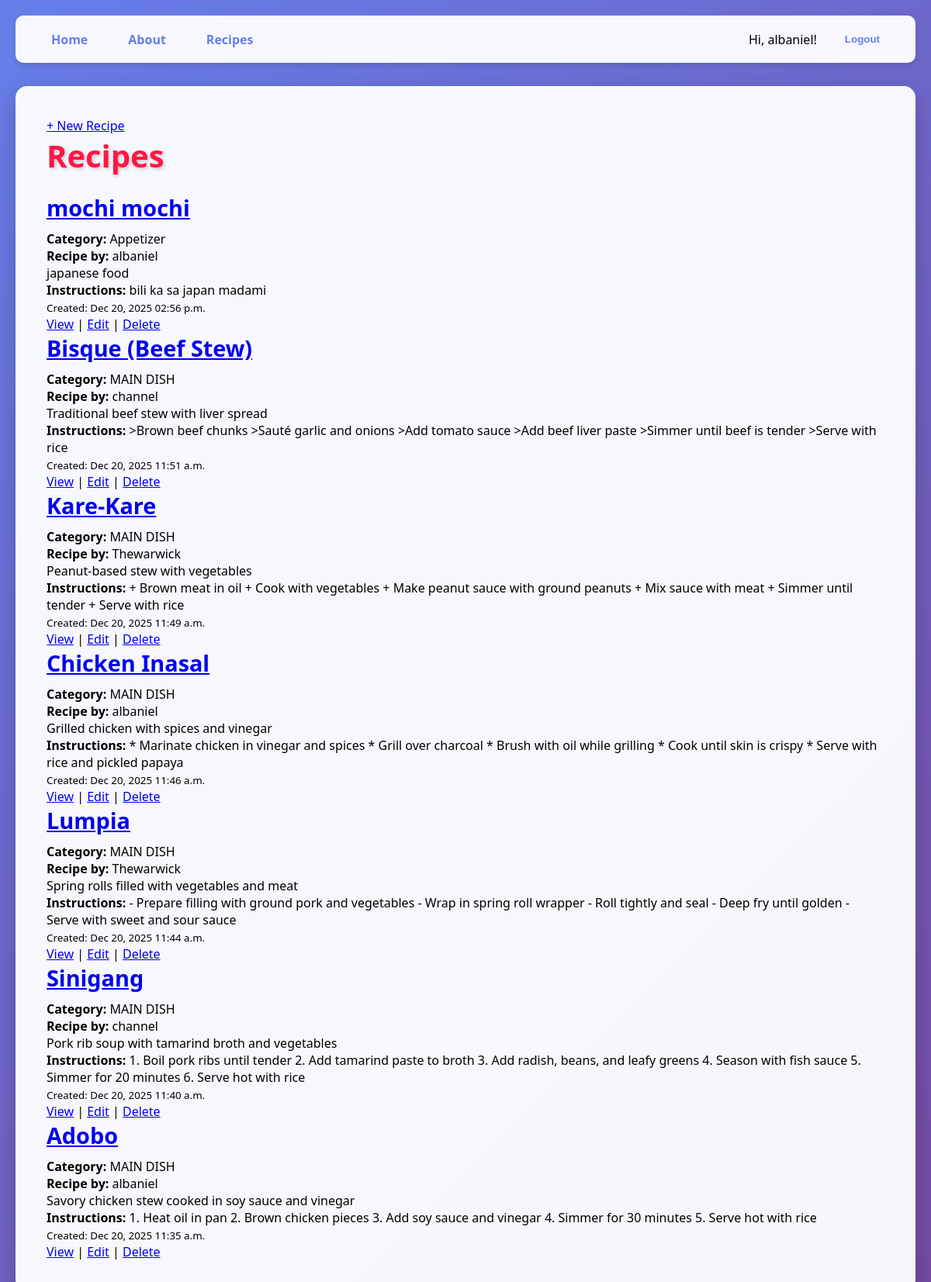
Page /recipes/ (signed in) on the committed database.
### app/models.py (models this page shows, shortened)
class Recipe(models.Model):
    user = models.ForeignKey(User, on_delete=models.CASCADE, related_name='recipes')
    category = models.ForeignKey(Category, on_delete=models.CASCADE)
    title = models.CharField(max_length=200)
    description = models.TextField(blank=False)
    instructions = models.TextField(blank=False)
    created_at = models.DateTimeField(auto_now_add=True)
    class Meta:
        ordering = ['-created_at']

class Category(models.Model):
    name = models.CharField(max_length=100)

### app/views.py (the view)
# urls.py: path('recipes/', RecipeListView.as_view(), name='recipe_list'),
class RecipeListView(ListView):
    model = Recipe
    template_name = "app/recipe_list.html"
    context_object_name = "recipes"

### app/templates/app/recipe_list.html
{% extends "app/base.html" %}
{% load static %}
{% block content %}
<a href="{% url 'recipe_create' %}">+ New Recipe</a>
<h1>Recipes</h1>
{% if recipes %}
    {% for recipe in recipes %}
        <div class="recipe-entry">
            <h2 class="recipe-title">
                <a href="{% url 'recipe_detail' recipe.pk %}">
                    {{ recipe.title }}
                </a>
            </h2>
            <p class="recipe-category">
                <strong>Category:</strong> {{ recipe.category.name }}
            </p>
            <p class="recipe-author">
                <strong>Recipe by:</strong> {{ recipe.user.username }}
            </p>
            <p class="recipe-description">
                {{ recipe.description }}
            </p>
            <p class="recipe-instructions">
                <strong>Instructions:</strong> {{ recipe.instructions }}
            </p>
            <p class="recipe-date">
                <small>Created: {{ recipe.created_at|date:"M d, Y h:i a" }}</small>
            </p>
            <div class="recipe-actions">
                <a href="{% url 'recipe_detail' recipe.pk %}">View</a> |
                <a href="{% url 'recipe_update' recipe.pk %}">Edit</a> |
                <a href="{% url 'recipe_delete' recipe.pk %}">Delete</a>
            </div>
        </div>
    {% endfor %}
{% else %}
    <p style="color: #666; font-size: 1.1rem;">No recipes available.</p>
{% endif %}
{% endblock %}

### app/templates/app/navbar.html (shortened to what this page needs)
<header>
    <nav>
        <ul class="nav-left">
            <li><a href="{% url 'home' %}">Home</a></li>
            <li><a href="{% url 'about' %}">About</a></li>
            <li><a href="{% url 'recipe_list' %}">Recipes</a></li>
        </ul>
        <ul class="nav-right">
            {% if user.is_authenticated %}
                <li>Hi, {{ user.username }}!</li>
                <li>
                    <form method="post" action="{% url 'logout' %}" style="display:inline;">
                        <button type="submit" style="background:none; border:none; color:#667eea; font-weight:600; cursor:pointer;">
                            Logout
                        </button>
                    </form>
                </li>
            {% else %}
                <li><a href="{% url 'login' %}">Login</a></li>
                <li><a href="{% url 'register' %}">Register</a></li>
            {% endif %}
        </ul>
    </nav>
</header>

### static/css/base.css (style rules this page uses)
* { margin: 0; padding: 0; box-sizing: border-box; }
body { font-family: 'Segoe UI', Tahoma, Arial, Verdana, sans-serif; background: linear-gradient(135deg, #667eea 0%, #764ba2 100%); min-height: 100vh; padding: 20px; }
h1 { color: #ff1744; font-size: 2.5rem; margin-bottom: 20px; text-shadow: 2px 2px 4px rgba(0, 0, 0, 0.2); }
h2 { color: #d32f2f; font-size: 1.8rem; margin-bottom: 10px; }
header { margin-bottom: 30px; }
nav { background-color: rgba(255, 255, 255, 0.95); padding: 15px 30px; border-radius: 10px; box-shadow: 0 4px 6px rgba(0, 0, 0, 0.1); display: flex; justify-content: space-between; align-items: center; }
nav ul { list-style: none; display: flex; gap: 20px; padding: 0; margin: 0; }
.nav-left { display: flex; }
.nav-right { display: flex; align-items: center; }
nav a { color: #667eea; text-decoration: none; font-weight: 600; padding: 8px 16px; border-radius: 5px; transition: all 0.3s ease; }
.nav-right form button { background: none; border: none; color: #667eea; font-weight: 600; cursor: pointer; padding: 8px 16px; border-radius: 5px; transition: all 0.3s ease; }

### rows in the picture
Recipe: title "mochi mochi", category.name "Appetizer", user.username "albaniel", description "japanese food", instructions "bili ka sa japan madami", created_at "Dec 20, 2025 02:56 p.m."
Recipe: title "Bisque (Beef Stew)", category.name "MAIN DISH", user.username "channel", description "Traditional beef stew with liver spread", instructions ">Brown beef chunks >Sauté garlic and onions >Add tomato sauce >Add beef liver paste >Simmer until beef is tender >Serve with rice", created_at "Dec 20, 2025 11:51 a.m."
Recipe: title "Kare-Kare", category.name "MAIN DISH", user.username "Thewarwick", description "Peanut-based stew with vegetables", instructions "+ Brown meat in oil + Cook with vegetables + Make peanut sauce with ground peanuts + Mix sauce with meat + Simmer until tender + Serve with rice", created_at "Dec 20, 2025 11:49 a.m."
Recipe: title "Chicken Inasal", category.name "MAIN DISH", user.username "albaniel", description "Grilled chicken with spices and vinegar", instructions "* Marinate chicken in vinegar and spices * Grill over charcoal * Brush with oil while grilling * Cook until skin is crispy * Serve with rice and pickled papaya", created_at "Dec 20, 2025 11:46 a.m."
Recipe: title "Lumpia", category.name "MAIN DISH", user.username "Thewarwick", description "Spring rolls filled with vegetables and meat", instructions "- Prepare filling with ground pork and vegetables - Wrap in spring roll wrapper - Roll tightly and seal - Deep fry until golden - Serve with sweet and sour sauce", created_at "Dec 20, 2025 11:44 a.m."
Recipe: title "Sinigang", category.name "MAIN DISH", user.username "channel", description "Pork rib soup with tamarind broth and vegetables", instructions "1. Boil pork ribs until tender 2. Add tamarind paste to broth 3. Add radish, beans, and leafy greens 4. Season with fish sauce 5. Simmer for 20 minutes 6. Serve hot with rice", created_at "Dec 20, 2025 11:40 a.m."
Recipe: title "Adobo", category.name "MAIN DISH", user.username "albaniel", description "Savory chicken stew cooked in soy sauce and vinegar", instructions "1. Heat oil in pan 2. Brown chicken pieces 3. Add soy sauce and vinegar 4. Simmer for 30 minutes 5. Serve hot with rice", created_at "Dec 20, 2025 11:35 a.m."

### other values in the picture
{{ user.username }} "albaniel"
